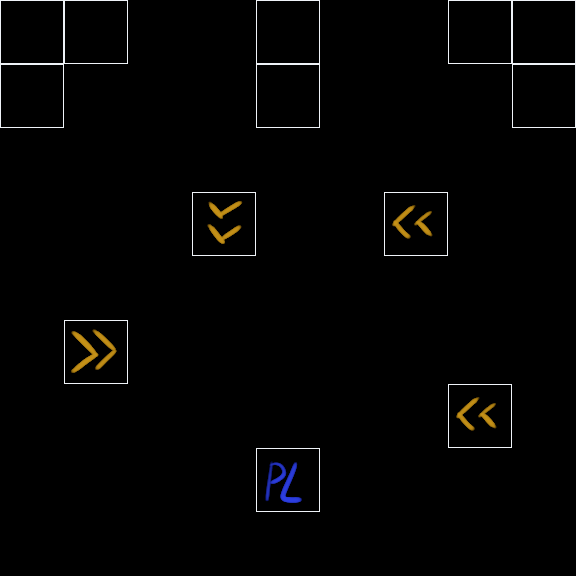

The image is a tile-based game level rendered from a .tmx file. Its description and complete source (layers, tilesets, objects, tile grids) follow:
An orthogonal 9x9 tile map with 64x64 px tiles, 1 tile layer (Tiles) and 4 objects (level8, lock$d, level11, level9).

<map version="1.5" tiledversion="1.6.0" orientation="orthogonal" renderorder="right-down" width="9" height="9" tilewidth="64" tileheight="64" infinite="0" nextlayerid="6" nextobjectid="22">
 <tileset firstgid="1" source="level_design.tsx" />
 <layer id="4" name="Tiles" width="9" height="9">
  <data encoding="csv">
4,4,0,0,4,0,0,4,4,
4,0,0,0,3,0,0,0,4,
0,0,0,0,0,0,0,0,0,
0,0,0,8,0,0,7,0,0,
0,0,0,0,0,0,0,0,0,
0,5,0,0,0,0,0,0,0,
0,0,0,0,0,0,0,7,0,
0,0,0,0,1,0,0,0,0,
0,0,0,0,0,0,0,0,0
</data>
 </layer>
 <objectgroup id="5" name="Objects">
  <object id="17" name="level8" x="192" y="320" width="64" height="64" />
  <object id="18" name="lock$d" x="448" y="64" width="64" height="64" />
  <object id="19" name="level11" x="64" y="384" width="64" height="64" />
  <object id="20" name="level9" x="320" y="320" width="64" height="64" />
 </objectgroup>
</map>